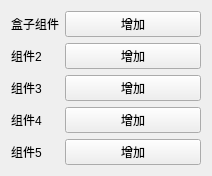
<?xml version="1.0" encoding="UTF-8"?>
<ui version="4.0">
 <class>ComponentFrom</class>
 <widget class="QWidget" name="ComponentFrom">
  <property name="geometry">
   <rect>
    <x>0</x>
    <y>0</y>
    <width>212</width>
    <height>166</height>
   </rect>
  </property>
  <property name="windowTitle">
   <string>Form</string>
  </property>
  <layout class="QVBoxLayout" name="verticalLayout">
   <item>
    <layout class="QFormLayout" name="formLayout">
     <item row="0" column="0">
      <widget class="QLabel" name="label">
       <property name="text">
        <string>盒子组件</string>
       </property>
      </widget>
     </item>
     <item row="0" column="1">
      <widget class="QPushButton" name="pushButton">
       <property name="text">
        <string>增加</string>
       </property>
      </widget>
     </item>
     <item row="1" column="0">
      <widget class="QLabel" name="label_2">
       <property name="text">
        <string>组件2</string>
       </property>
      </widget>
     </item>
     <item row="1" column="1">
      <widget class="QPushButton" name="pushButton_2">
       <property name="text">
        <string>增加</string>
       </property>
      </widget>
     </item>
     <item row="2" column="0">
      <widget class="QLabel" name="label_3">
       <property name="text">
        <string>组件3</string>
       </property>
      </widget>
     </item>
     <item row="2" column="1">
      <widget class="QPushButton" name="pushButton_3">
       <property name="text">
        <string>增加</string>
       </property>
      </widget>
     </item>
     <item row="3" column="0">
      <widget class="QLabel" name="label_4">
       <property name="text">
        <string>组件4</string>
       </property>
      </widget>
     </item>
     <item row="3" column="1">
      <widget class="QPushButton" name="pushButton_4">
       <property name="text">
        <string>增加</string>
       </property>
      </widget>
     </item>
     <item row="4" column="0">
      <widget class="QLabel" name="label_5">
       <property name="text">
        <string>组件5</string>
       </property>
      </widget>
     </item>
     <item row="4" column="1">
      <widget class="QPushButton" name="pushButton_5">
       <property name="text">
        <string>增加</string>
       </property>
      </widget>
     </item>
    </layout>
   </item>
  </layout>
 </widget>
 <resources/>
 <connections/>
</ui>
